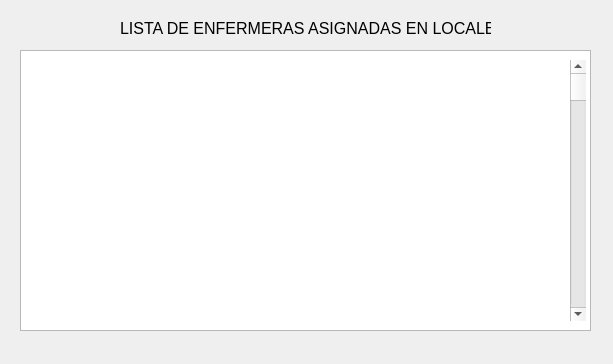
<?xml version="1.0" encoding="UTF-8"?>
<ui version="4.0">
 <class>mostrarDetallesLocalEnfermeras</class>
 <widget class="QDialog" name="mostrarDetallesLocalEnfermeras">
  <property name="geometry">
   <rect>
    <x>0</x>
    <y>0</y>
    <width>613</width>
    <height>364</height>
   </rect>
  </property>
  <property name="windowTitle">
   <string>Dialog</string>
  </property>
  <widget class="QLabel" name="label">
   <property name="geometry">
    <rect>
     <x>120</x>
     <y>20</y>
     <width>371</width>
     <height>16</height>
    </rect>
   </property>
   <property name="font">
    <font>
     <pointsize>12</pointsize>
    </font>
   </property>
   <property name="text">
    <string>LISTA DE ENFERMERAS ASIGNADAS EN LOCALES</string>
   </property>
  </widget>
  <widget class="QColumnView" name="columnView">
   <property name="geometry">
    <rect>
     <x>20</x>
     <y>50</y>
     <width>571</width>
     <height>281</height>
    </rect>
   </property>
  </widget>
  <widget class="QScrollBar" name="verticalScrollBar">
   <property name="geometry">
    <rect>
     <x>570</x>
     <y>60</y>
     <width>16</width>
     <height>261</height>
    </rect>
   </property>
   <property name="orientation">
    <enum>Qt::Vertical</enum>
   </property>
  </widget>
 </widget>
 <resources/>
 <connections/>
</ui>
